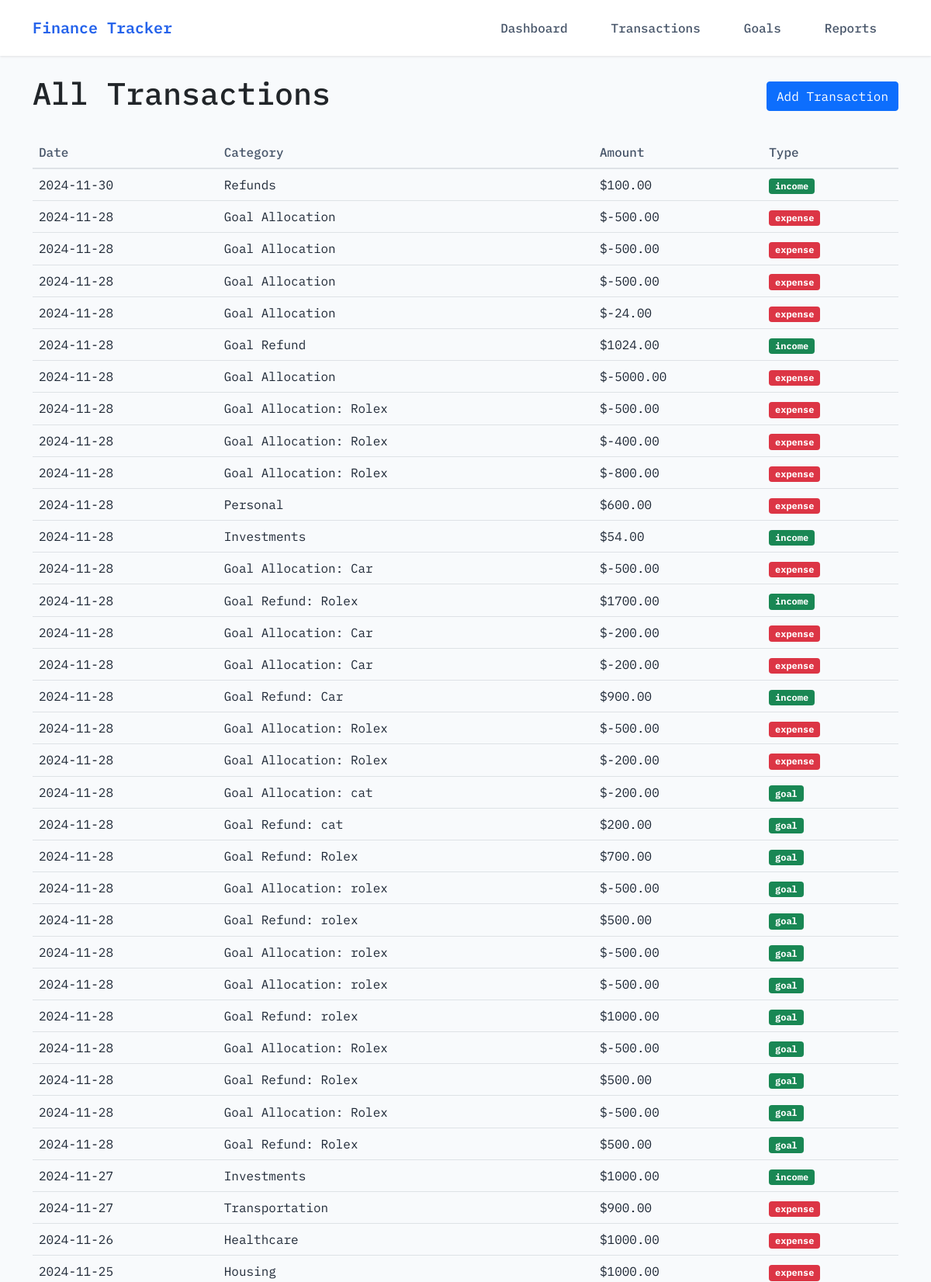
Page /transactions (upper part) on the committed database.
### models.py (models this page shows, shortened)
class Transaction(db.Model):
    __tablename__ = 'transactions'
    id = db.Column(db.Integer, primary_key=True)
    date = db.Column(db.Date, nullable=False)
    category = db.Column(db.String(50), nullable=False)
    amount = db.Column(db.Float, nullable=False)
    type = db.Column(db.String(10), nullable=False)
    recurring = db.Column(db.Boolean, default=False)

### routes.py (the view)
    @app.route('/transactions')
    def transactions():
        all_transactions = Transaction.query.order_by(Transaction.date.desc()).all()
        return render_template('transactions.html', transactions=all_transactions)

### templates/transactions.html (shortened to what this page needs)
{% extends "layout.html" %}
{% block content %}
<div class="d-flex justify-content-between align-items-center mb-4">
    <h1>All Transactions</h1>
    <a href="{{ url_for('add_transaction') }}" class="btn btn-primary">Add Transaction</a>
</div>
<div class="table-responsive">
    <table class="table">
        <thead>
            <tr>
                <th>Date</th>
                <th>Category</th>
                <th>Amount</th>
                <th>Type</th>
            </tr>
        </thead>
        <tbody>
            {% for transaction in transactions %}
            <tr>
                <td>{{ transaction.date.strftime('%Y-%m-%d') }}</td>
                <td>{{ transaction.category }}</td>
                <td>${{ "%.2f"|format(transaction.amount) }}</td>
                <td>
                    <span class="badge {% if transaction.type == 'expense' %}bg-danger{% else %}bg-success{% endif %}">
                        {{ transaction.type }}
                    </span>
                </td>
            </tr>
            {% endfor %}
        </tbody>
    </table>
</div>
{% endblock %}

### templates/layout.html (style rules this page uses)
:root { --primary-color: #2563eb; --secondary-color: #475569; }
body { font-family: 'IBM Plex Mono', monospace; background-color: #f8fafc; }
.table { margin-bottom: 0; }
.table th { font-weight: 500; color: var(--secondary-color); border-bottom-width: 2px; }
.table td { vertical-align: middle; color: #1f2937; }

### rows in the picture
Transaction: amount "100.00"
Transaction: amount "-500.00"
Transaction: amount "-500.00"
Transaction: amount "-500.00"
Transaction: amount "-24.00"
Transaction: amount "1024.00"
Transaction: amount "-5000.00"
Transaction: amount "-500.00"
Transaction: amount "-400.00"
Transaction: amount "-800.00"
Transaction: amount "600.00"
Transaction: amount "54.00"
Transaction: amount "-500.00"
Transaction: amount "1700.00"
Transaction: amount "-200.00"
Transaction: amount "-200.00"
Transaction: amount "900.00"
Transaction: amount "-500.00"
Transaction: amount "-200.00"
Transaction: amount "-200.00"
Transaction: amount "200.00"
Transaction: amount "700.00"
Transaction: amount "-500.00"
Transaction: amount "500.00"
Transaction: amount "-500.00"
Transaction: amount "-500.00"
Transaction: amount "1000.00"
Transaction: amount "-500.00"
Transaction: amount "500.00"
Transaction: amount "-500.00"
Transaction: amount "500.00"
Transaction: amount "1000.00"
Transaction: amount "900.00"
Transaction: amount "1000.00"
Transaction: amount "1000.00"
